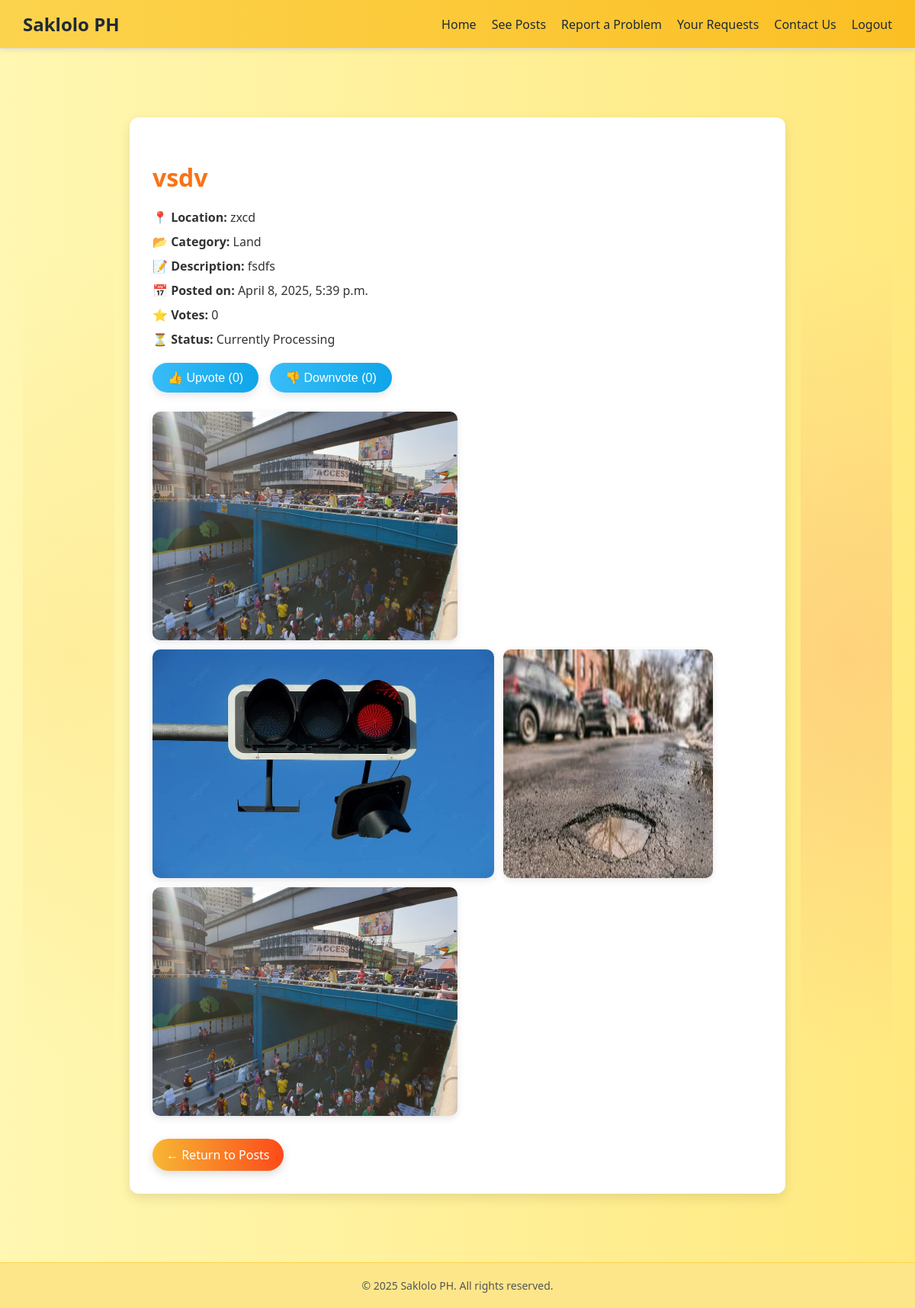
The page /post/5 (signed in) on the database its author committed.
### report/models.py (models this page shows, shortened)
class Post(models.Model):
    user = models.ForeignKey(User, on_delete=models.CASCADE)
    title = models.CharField(max_length=255)
    category = models.CharField(max_length=20, choices=CATEGORY_CHOICES)
    location = models.CharField(max_length=255)
    date = models.DateTimeField(auto_now_add=True)
    description = models.TextField()
    upvotes = models.IntegerField(default=0)
    downvotes = models.IntegerField(default=0)
    def vote_score(self):
        return self.upvotes - self.downvotes

class PostImage(models.Model):
    image = models.ImageField(upload_to='post_images/', null=True)
    description = models.TextField(max_length=255, null=True, blank=True)
    post = models.ForeignKey(Post, related_name='images', on_delete=models.CASCADE)

### report/views.py (the view)
# urls.py: path('post/<int:pk>', PostDetailView.as_view(), name='post_detail'),
class PostDetailView(LoginRequiredMixin, DetailView):
    model = Post
    template_name = 'post_detail.html'
    redirect_field_name = ''

### templates/post_detail.html (shortened to what this page needs)
{% extends 'base.html' %}
{% load static %}
{% block content %}
<div class="page-wrapper">
    <div class="decor-left"></div>
    <div class="decor-right"></div>
    <div class="post-container">
        <h2>{{ post.title }}</h2>
        <div class="post-info">
            <p><strong>📍 Location:</strong> {{ post.location }}</p>
            <p><strong>📂 Category:</strong> {{ post.category }}</p>
            <p><strong>📝 Description:</strong> {{ post.description }}</p>
            <p><strong>📅 Posted on:</strong> {{ post.date }}</p>
            <p><strong>⭐ Votes:</strong> {{ post.vote_score }}</p>
            <p><strong>⏳ Status:</strong> Currently Processing</p>
        </div>
        <div class="vote-forms">
            <form action="{% url 'report:upvote_post' post.pk %}" method="post">
                <button type="submit">👍 Upvote ({{ post.upvotes }})</button>
            </form>
            <form action="{% url 'report:downvote_post' post.pk %}" method="post">
                <button type="submit">👎 Downvote ({{ post.downvotes }})</button>
            </form>
        </div>
        {% if post.images.all %}
            <div class="post-images">
                {% for image in post.images.all %}
                    <img src="{{ image.image.url }}" alt="{{ image.description }}">
                {% endfor %}
            </div>
        {% endif %}
        <a href="{% url 'report:post_list' %}" class="back-link">← Return to Posts</a>
    </div>
</div>
{% endblock %}

### templates/base.html (style rules this page uses)
body { margin: 0; font-family: 'Segoe UI', Tahoma, Geneva, Verdana, sans-serif; background-color: #fffef4; }

### templates/post_detail.html (style rules this page uses)
body { background: linear-gradient(to right, #fff7b2, #ffe97f); font-family: 'Segoe UI', Tahoma, Geneva, Verdana, sans-serif; color: #333; margin: 0; padding: 0; overflow-x: hidden; }
.page-wrapper { display: flex; justify-content: center; position: relative; padding: 60px 20px; }
.decor-left, .decor-right { position: absolute; top: 0; bottom: 0; width: 120px; background: radial-gradient(circle at center, #fcd34d50, transparent 70%); z-index: 1; }
.decor-left { left: 0; background: radial-gradient(circle at center, #fde68a80, transparent 70%); }
.decor-right { right: 0; background: radial-gradient(circle at center, #fdba7480, transparent 70%); }
.post-container { max-width: 800px; width: 100%; background-color: #fff; padding: 30px; border-radius: 12px; box-shadow: 0 6px 16px rgba(0, 0, 0, 0.1); position: relative; z-index: 10; }
h2 { font-size: 32px; margin-bottom: 20px; color: #f97316; }
.post-info p { margin: 10px 0; font-size: 16px; }
.vote-forms { display: flex; gap: 15px; margin: 20px 0; }
.vote-forms form { display: inline; }
.vote-forms button { padding: 10px 20px; font-size: 16px; border: none; border-radius: 25px; cursor: pointer; color: white; background: linear-gradient(to right, #38bdf8, #0ea5e9); transition: background 0.3s ease, transform 0.2s ease; box-shadow: 0 4px 12px rgba(0, 0, 0, 0.1); }
.post-images { margin-top: 25px; display: flex; gap: 12px; flex-wrap: wrap; }
.post-images img { max-width: 100%; max-height: 300px; border-radius: 10px; box-shadow: 0 3px 10px rgba(0, 0, 0, 0.1); }
.back-link { display: inline-block; margin-top: 30px; text-decoration: none; font-size: 16px; background: linear-gradient(to right, #f7b733, #fc4a1a); color: white; padding: 10px 18px; border-radius: 25px; transition: all 0.3s ease; box-shadow: 0 4px 12px rgba(0, 0, 0, 0.15); }

### rows shown on the page
Post: title "vsdv", location "zxcd", category "Land", description "fsdfs", date "April 8, 2025, 5:39 p.m.", vote_score "0", upvotes "0", downvotes "0"
PostImage: image (picture)
PostImage: image (picture)
PostImage: image (picture)
PostImage: image (picture)
